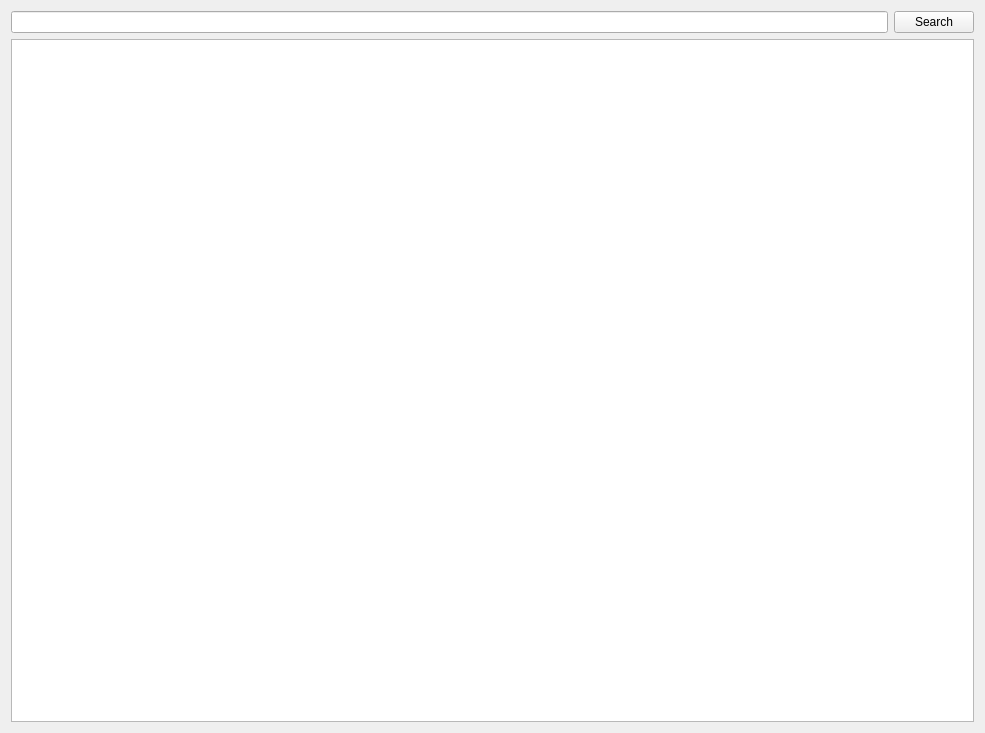
<?xml version="1.0" encoding="UTF-8"?>
<ui version="4.0">
 <class>MyAssetsPage</class>
 <widget class="QWidget" name="MyAssetsPage">
  <property name="geometry">
   <rect>
    <x>0</x>
    <y>0</y>
    <width>985</width>
    <height>733</height>
   </rect>
  </property>
  <property name="windowTitle">
   <string>Form</string>
  </property>
  <layout class="QVBoxLayout" name="verticalLayout">
   <item>
    <layout class="QHBoxLayout" name="horizontalLayout">
     <item>
      <widget class="QLineEdit" name="lineEditSearch"/>
     </item>
     <item>
      <widget class="QPushButton" name="pushButton">
       <property name="text">
        <string>Search</string>
       </property>
      </widget>
     </item>
    </layout>
   </item>
   <item>
    <widget class="QTableView" name="tableViewMyAssets">
     <property name="font">
      <font>
       <family>Noto Mono</family>
      </font>
     </property>
     <property name="cornerButtonEnabled">
      <bool>false</bool>
     </property>
    </widget>
   </item>
  </layout>
 </widget>
 <resources/>
 <connections/>
</ui>
